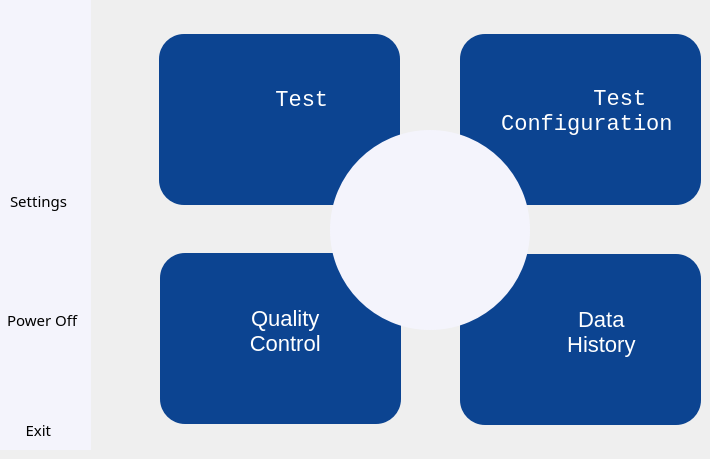
    <widget class="QWidget" name="page_6">
     <widget class="QFrame" name="frame_2">
      <property name="geometry">
       <rect>
        <x>0</x>
        <y>0</y>
        <width>91</width>
        <height>450</height>
       </rect>
      </property>
      <property name="font">
       <font>
        <family>Sans Serif</family>
        <weight>50</weight>
        <bold>false</bold>
       </font>
      </property>
      <property name="styleSheet">
       <string notr="true">background-color:#f4f4fc;
border:none;</string>
      </property>
      <property name="frameShape">
       <enum>QFrame::StyledPanel</enum>
      </property>
      <property name="frameShadow">
       <enum>QFrame::Raised</enum>
      </property>
      <widget class="QPushButton" name="Menu_Btn_2">
       <property name="geometry">
        <rect>
         <x>10</x>
         <y>5</y>
         <width>65</width>
         <height>61</height>
        </rect>
       </property>
       <property name="sizeIncrement">
        <size>
         <width>11</width>
         <height>0</height>
        </size>
       </property>
       <property name="font">
        <font>
         <family>Sans Serif</family>
         <weight>50</weight>
         <bold>false</bold>
        </font>
       </property>
       <property name="styleSheet">
        <string notr="true">background-color:none;
border:none;
</string>
       </property>
       <property name="text">
        <string/>
       </property>
       <property name="icon">
        <iconset resource="icons.qrc">
         <normaloff>:/img/output-onlinepngtools (1).png</normaloff>:/img/output-onlinepngtools (1).png</iconset>
       </property>
       <property name="iconSize">
        <size>
         <width>50</width>
         <height>50</height>
        </size>
       </property>
      </widget>
      <widget class="QFrame" name="frame">
       <property name="geometry">
        <rect>
         <x>0</x>
         <y>90</y>
         <width>91</width>
         <height>261</height>
        </rect>
       </property>
       <property name="font">
        <font>
         <family>Sans Serif</family>
         <weight>50</weight>
         <bold>false</bold>
        </font>
       </property>
       <property name="styleSheet">
        <string notr="true">border:none;</string>
       </property>
       <property name="frameShape">
        <enum>QFrame::StyledPanel</enum>
       </property>
       <property name="frameShadow">
        <enum>QFrame::Raised</enum>
       </property>
       <widget class="QPushButton" name="Power_Btn">
        <property name="geometry">
         <rect>
          <x>15</x>
          <y>160</y>
          <width>51</width>
          <height>51</height>
         </rect>
        </property>
        <property name="font">
         <font>
          <family>Sans Serif</family>
          <pointsize>10</pointsize>
          <weight>50</weight>
          <bold>false</bold>
         </font>
        </property>
        <property name="styleSheet">
         <string notr="true">QPushButton#Power_Btn
{
background-color: #0093E9;
background-image: linear-gradient(160deg, #0093E9 0%, #80D0C7 50%, #325df7 100%);

	border:2px;
  padding: 7px;
     border-radius:50%;
	background-color: None;
}</string>
        </property>
        <property name="text">
         <string/>
        </property>
        <property name="icon">
         <iconset resource="icons.qrc">
          <normaloff>:/img/output-onlinepngtools (8).png</normaloff>:/img/output-onlinepngtools (8).png</iconset>
        </property>
        <property name="iconSize">
         <size>
          <width>45</width>
          <height>45</height>
         </size>
        </property>
       </widget>
       <widget class="QPushButton" name="Setting_Btn">
        <property name="geometry">
         <rect>
          <x>16</x>
          <y>40</y>
          <width>51</width>
          <height>51</height>
         </rect>
        </property>
        <property name="font">
         <font>
          <family>Sans Serif</family>
          <pointsize>10</pointsize>
          <weight>50</weight>
          <bold>false</bold>
         </font>
        </property>
        <property name="styleSheet">
         <string notr="true">QPushButton#Setting_Btn

{
	border:2px ;
  padding: 7px;
     border-radius:50%;
	background-color: None;
}</string>
        </property>
        <property name="text">
         <string/>
        </property>
        <property name="icon">
         <iconset resource="icons.qrc">
          <normaloff>:/img/output-onlinepngtools (4).png</normaloff>:/img/output-onlinepngtools (4).png</iconset>
        </property>
        <property name="iconSize">
         <size>
          <width>45</width>
          <height>45</height>
         </size>
        </property>
       </widget>
       <widget class="QLabel" name="label_3">
        <property name="geometry">
         <rect>
          <x>7</x>
          <y>220</y>
          <width>81</width>
          <height>20</height>
         </rect>
        </property>
        <property name="font">
         <font>
          <family>Sans Serif</family>
          <pointsize>11</pointsize>
          <weight>50</weight>
          <italic>false</italic>
          <bold>false</bold>
         </font>
        </property>
        <property name="styleSheet">
         <string notr="true">background-color: #f4f4fc;</string>
        </property>
        <property name="text">
         <string>Power Off</string>
        </property>
       </widget>
       <widget class="QLabel" name="label_2">
        <property name="geometry">
         <rect>
          <x>10</x>
          <y>100</y>
          <width>61</width>
          <height>21</height>
         </rect>
        </property>
        <property name="font">
         <font>
          <family>Sans Serif</family>
          <pointsize>11</pointsize>
          <weight>50</weight>
          <bold>false</bold>
         </font>
        </property>
        <property name="styleSheet">
         <string notr="true">background-color: #f4f4fc;</string>
        </property>
        <property name="text">
         <string>Settings</string>
        </property>
       </widget>
      </widget>
      <widget class="QPushButton" name="Power_Btn_2">
       <property name="geometry">
        <rect>
         <x>20</x>
         <y>360</y>
         <width>51</width>
         <height>51</height>
        </rect>
       </property>
       <property name="font">
        <font>
         <family>Sans Serif</family>
         <pointsize>10</pointsize>
         <weight>50</weight>
         <bold>false</bold>
        </font>
       </property>
       <property name="styleSheet">
        <string notr="true">QPushButton#Power_Btn
{
background-color: #0093E9;
background-image: linear-gradient(160deg, #0093E9 0%, #80D0C7 50%, #325df7 100%);

	border:2px;
  padding: 7px;
     border-radius:50%;
	background-color: None;
}</string>
       </property>
       <property name="text">
        <string/>
       </property>
       <property name="icon">
        <iconset resource="icons.qrc">
         <normaloff>:/img/ShutDown1.png</normaloff>:/img/ShutDown1.png</iconset>
       </property>
       <property name="iconSize">
        <size>
         <width>45</width>
         <height>45</height>
        </size>
       </property>
      </widget>
      <widget class="QLabel" name="label_133">
       <property name="geometry">
        <rect>
         <x>10</x>
         <y>420</y>
         <width>81</width>
         <height>20</height>
        </rect>
       </property>
       <property name="font">
        <font>
         <family>Sans Serif</family>
         <pointsize>11</pointsize>
         <weight>50</weight>
         <italic>false</italic>
         <bold>false</bold>
        </font>
       </property>
       <property name="styleSheet">
        <string notr="true">background-color: #f4f4fc;</string>
       </property>
       <property name="text">
        <string>    Exit</string>
       </property>
      </widget>
     </widget>
     <widget class="QPushButton" name="Test_Btn_4">
      <property name="geometry">
       <rect>
        <x>159</x>
        <y>34</y>
        <width>241</width>
        <height>171</height>
       </rect>
      </property>
      <property name="font">
       <font>
        <family>Liberation Mono</family>
        <pointsize>-1</pointsize>
        <weight>50</weight>
        <italic>false</italic>
        <bold>false</bold>
       </font>
      </property>
      <property name="layoutDirection">
       <enum>Qt::RightToLeft</enum>
      </property>
      <property name="styleSheet">
       <string notr="true">QPushButton#Test_Btn_4

{

font: 12pt &quot;Liberation Mono&quot;;
background-color: rgb(12, 68, 145);
border:none;
border-width: 1px;
border-radius: 25px;
padding: 3px;
font-size: 22px;
text-align:top;
padding-left:0px;
padding-right: 5px;
	color: rgb(255, 255, 255);
}
</string>
      </property>
      <property name="text">
       <string>  

   Test</string>
      </property>
      <property name="icon">
       <iconset resource="icons.qrc">
        <normaloff>:/img/TEST.png</normaloff>:/img/TEST.png</iconset>
      </property>
      <property name="iconSize">
       <size>
        <width>50</width>
        <height>250</height>
       </size>
      </property>
     </widget>
     <widget class="QPushButton" name="QC_Btn_4">
      <property name="geometry">
       <rect>
        <x>160</x>
        <y>253</y>
        <width>241</width>
        <height>171</height>
       </rect>
      </property>
      <property name="font">
       <font>
        <pointsize>-1</pointsize>
       </font>
      </property>
      <property name="layoutDirection">
       <enum>Qt::RightToLeft</enum>
      </property>
      <property name="styleSheet">
       <string notr="true">QPushButton#QC_Btn_4
{
color: rgb(255, 255, 255);
background-color: rgb(12, 68, 145);
border:none;
border-width: 1px;
border-radius: 25px;
padding: 3px;
font-size:22px;
text-align:top;
padding-left: 20px;
padding-right: 5px;

}
</string>
      </property>
      <property name="text">
       <string>  

    Quality
    Control</string>
      </property>
      <property name="icon">
       <iconset resource="icons.qrc">
        <normaloff>:/img/QC.png</normaloff>:/img/QC.png</iconset>
      </property>
      <property name="iconSize">
       <size>
        <width>50</width>
        <height>200</height>
       </size>
      </property>
     </widget>
     <widget class="QPushButton" name="DataHis_Btn_4">
      <property name="geometry">
       <rect>
        <x>460</x>
        <y>254</y>
        <width>241</width>
        <height>171</height>
       </rect>
      </property>
      <property name="font">
       <font>
        <pointsize>-1</pointsize>
       </font>
      </property>
      <property name="layoutDirection">
       <enum>Qt::RightToLeft</enum>
      </property>
      <property name="styleSheet">
       <string notr="true">QPushButton#DataHis_Btn_4
{
background-color: rgb(12, 68, 145);border-width: 1px;
border:none;
border-radius: 25px;
padding: 3px;
font-size: 22px;
text-align:top;
padding-left: 0px;
padding-right: 5px;
	color: rgb(255, 255, 255);
}
</string>
      </property>
      <property name="text">
       <string>

      Data 
      History</string>
      </property>
      <property name="icon">
       <iconset resource="icons.qrc">
        <normaloff>:/img/HISTORYDATA.png</normaloff>:/img/HISTORYDATA.png</iconset>
      </property>
      <property name="iconSize">
       <size>
        <width>40</width>
        <height>200</height>
       </size>
      </property>
     </widget>
     <widget class="QPushButton" name="TestConfig_Btn_5">
      <property name="geometry">
       <rect>
        <x>460</x>
        <y>34</y>
        <width>241</width>
        <height>171</height>
       </rect>
      </property>
      <property name="font">
       <font>
        <family>Liberation Mono</family>
        <pointsize>-1</pointsize>
        <weight>50</weight>
        <italic>false</italic>
        <bold>false</bold>
       </font>
      </property>
      <property name="layoutDirection">
       <enum>Qt::RightToLeft</enum>
      </property>
      <property name="autoFillBackground">
       <bool>false</bool>
      </property>
      <property name="styleSheet">
       <string notr="true">QPushButton#TestConfig_Btn_5
{
font: 8pt &quot;Liberation Mono&quot;;
color: rgb(255, 255, 255);
background-color: rgb(12, 68, 145);
border:none;
border-width: 1px;

border-radius: 25px;
padding: 2px;
font-size: 22px;
text-align:top;
padding-left: 0px;
padding-right: -40px;
}
</string>
      </property>
      <property name="text">
       <string>    

         Test 
    Configuration</string>
      </property>
      <property name="icon">
       <iconset resource="icons.qrc">
        <normaloff>:/img/TESTCONFIG.png</normaloff>:/img/TESTCONFIG.png</iconset>
      </property>
      <property name="iconSize">
       <size>
        <width>50</width>
        <height>250</height>
       </size>
      </property>
     </widget>
     <widget class="QPushButton" name="Logo_Btn_3">
      <property name="geometry">
       <rect>
        <x>330</x>
        <y>130</y>
        <width>200</width>
        <height>200</height>
       </rect>
      </property>
      <property name="font">
       <font>
        <family>Sans Serif</family>
        <weight>50</weight>
        <bold>false</bold>
       </font>
      </property>
      <property name="styleSheet">
       <string notr="true">QPushButton#Logo_Btn_3
{
background-color: #f4f4fc;
	border-radius: 100;
min-width: 200px;
max-width: 200px;
min-height: 200px;
max-height: 200px;
}</string>
      </property>
      <property name="text">
       <string/>
      </property>
      <property name="icon">
       <iconset resource="icons.qrc">
        <normaloff>:/img/LOGOS.png</normaloff>:/img/LOGOS.png</iconset>
      </property>
      <property name="iconSize">
       <size>
        <width>100</width>
        <height>200</height>
       </size>
      </property>
     </widget>
     <zorder>Test_Btn_4</zorder>
     <zorder>frame_2</zorder>
     <zorder>QC_Btn_4</zorder>
     <zorder>DataHis_Btn_4</zorder>
     <zorder>TestConfig_Btn_5</zorder>
     <zorder>Logo_Btn_3</zorder>
    </widget>
